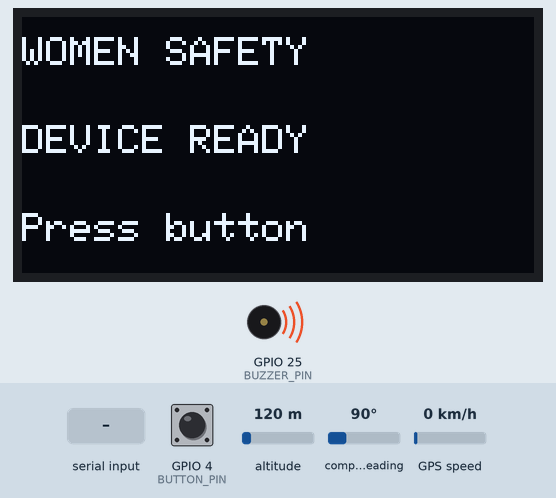
Recording of a sketch running on a simulated ESP32. On the bench: 128×64 one-colour display, buzzer (waves = sounding, pin HIGH). Inputs (shaded band) come from the test bench; at power-on: GPIO 4 (BUTTON_PIN) HIGH, altitude 120 m, compass heading 90°, GPS speed 0 km/h. The GPS gets a fix after 3 s at 37.7749, -122.4194 with 8 satellites; the modem accepts every AT command (registered, SIM ready, sends succeed) and sends nothing else; what the sketch prints to the serial monitor is not drawn.

Above: at 4.2 s.
4.3 s: GPIO 4 (BUTTON_PIN) pulled LOW for 3.2 s
At 6.9 s:
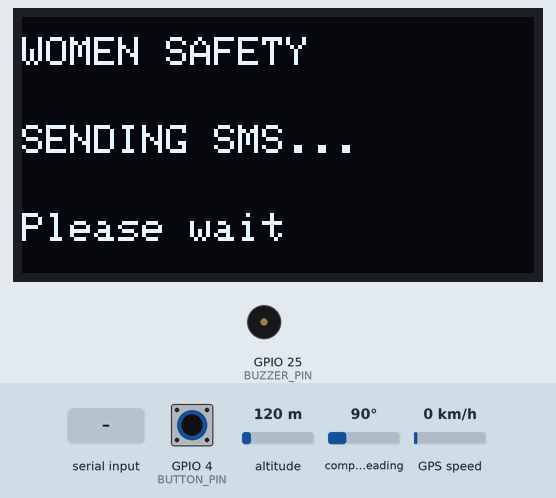
At 9.06 s:
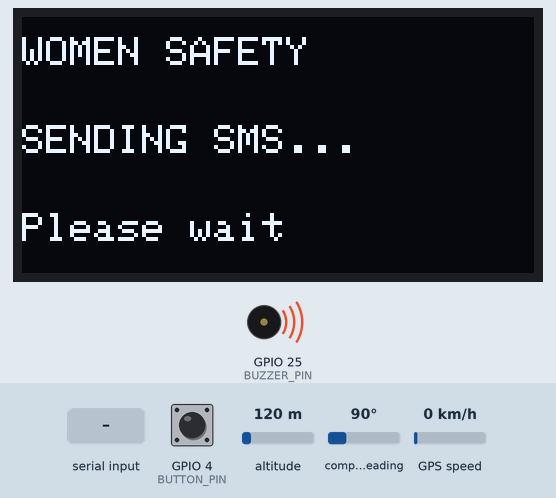
10.6 s: "CMGS" received over the second serial link
12.1 s: "1" received over the second serial link
Timing chart, 0 to 30.5 s (numbered marks = the images above; inputs shaded):
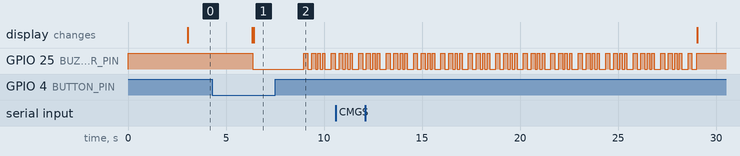

The sketch:

wristband_code.ino
```cpp
/*
  ============================================================
              WOMEN SAFETY EMERGENCY DEVICE
  ============================================================

  CONTROLLER:
  ESP32

  MODULES:
  - 0.96" I2C OLED
  - NEO-6M GPS
  - SIM900A GSM
  - Push Button
  - LOW-LEVEL TRIGGER BUZZER

  ============================================================
  PIN CONNECTIONS
  ============================================================

  OLED:
    SDA  -> GPIO 21
    SCK  -> GPIO 22
    VDD  -> 3.3V
    GND  -> GND

  GPS:
    TX -> GPIO 16 (ESP32 RX2)
    RX -> GPIO 17 (ESP32 TX2)

  GSM:
    TX -> GPIO 26 (ESP32 RX)
    RX -> GPIO 27 (ESP32 TX)

  BUZZER:
    Signal -> GPIO 25
    GND    -> GND

  PUSH BUTTON:
    One side -> GPIO 4
    Other side -> GND

  ============================================================
  BUZZER LOGIC
  ============================================================

  This buzzer is LOW-LEVEL TRIGGER.

  HIGH = BUZZER OFF
  LOW  = BUZZER ON

  ============================================================
*/

#include <Wire.h>
#include <Adafruit_GFX.h>
#include <Adafruit_SSD1306.h>
#include <TinyGPS++.h>
#include <HardwareSerial.h>


// ============================================================
// OLED
// ============================================================

#define SCREEN_WIDTH 128
#define SCREEN_HEIGHT 64

#define OLED_RESET -1
#define OLED_ADDRESS 0x3C

Adafruit_SSD1306 display(
  SCREEN_WIDTH,
  SCREEN_HEIGHT,
  &Wire,
  OLED_RESET
);


// ============================================================
// GPS
// ============================================================

HardwareSerial gpsSerial(2);

#define GPS_RX 16
#define GPS_TX 17

TinyGPSPlus gps;


// ============================================================
// GSM
// ============================================================

HardwareSerial gsmSerial(1);

#define GSM_RX 26
#define GSM_TX 27


// ============================================================
// BUTTON + BUZZER
// ============================================================

#define BUTTON_PIN 4
#define BUZZER_PIN 25


// ============================================================
// PHONE NUMBER
// ============================================================

// CHANGE THIS TO THE RELATIVE'S NUMBER
const char PHONE_NUMBER[] = "9491650525";


// ============================================================
// BUTTON SETTINGS
// ============================================================

// Button must be held for 2 seconds
const unsigned long LONG_PRESS_TIME = 2000;


// ============================================================
// BUZZER SETTINGS
// ============================================================

// LOW-LEVEL TRIGGER
// HIGH = OFF
// LOW  = ON

bool emergencyActive = false;

unsigned long buzzerTimer = 0;

int buzzerStep = 0;


// ============================================================
// BUTTON VARIABLES
// ============================================================

bool buttonPressed = false;

unsigned long buttonStartTime = 0;


// ============================================================
// OLED DISPLAY FUNCTION
// ============================================================

void showOLED(
  String line1,
  String line2,
  String line3
)
{
  display.clearDisplay();

  display.setTextColor(SSD1306_WHITE);

  display.setTextSize(1);

  display.setCursor(0, 5);
  display.println(line1);

  display.setCursor(0, 27);
  display.println(line2);

  display.setCursor(0, 49);
  display.println(line3);

  display.display();
}


// ============================================================
// EMERGENCY BUZZER PATTERN
// ============================================================
//
// Pattern:
//
// BEEP
// pause
// BEEP
// pause
// BEEP BEEP BEEP
// pause
// Repeat
//
// LOW  = ON
// HIGH = OFF
//
// ============================================================

void updateEmergencyBuzzer()
{
  // ----------------------------------------------------------
  // If emergency is NOT active
  // keep buzzer OFF
  // ----------------------------------------------------------

  if (!emergencyActive)
  {
    digitalWrite(BUZZER_PIN, HIGH);
    return;
  }


  unsigned long currentTime = millis();


  switch (buzzerStep)
  {

    // --------------------------------------------------------
    // BEEP 1
    // --------------------------------------------------------

    case 0:

      digitalWrite(BUZZER_PIN, LOW);

      if (currentTime - buzzerTimer >= 200)
      {
        digitalWrite(BUZZER_PIN, HIGH);

        buzzerTimer = currentTime;

        buzzerStep = 1;
      }

      break;


    // --------------------------------------------------------
    // PAUSE
    // --------------------------------------------------------

    case 1:

      digitalWrite(BUZZER_PIN, HIGH);

      if (currentTime - buzzerTimer >= 200)
      {
        buzzerTimer = currentTime;

        buzzerStep = 2;
      }

      break;


    // --------------------------------------------------------
    // BEEP 2
    // --------------------------------------------------------

    case 2:

      digitalWrite(BUZZER_PIN, LOW);

      if (currentTime - buzzerTimer >= 200)
      {
        digitalWrite(BUZZER_PIN, HIGH);

        buzzerTimer = currentTime;

        buzzerStep = 3;
      }

      break;


    // --------------------------------------------------------
    // PAUSE
    // --------------------------------------------------------

    case 3:

      digitalWrite(BUZZER_PIN, HIGH);

      if (currentTime - buzzerTimer >= 200)
      {
        buzzerTimer = currentTime;

        buzzerStep = 4;
      }

      break;


    // --------------------------------------------------------
    // RAPID BEEP 1
    // --------------------------------------------------------

    case 4:

      digitalWrite(BUZZER_PIN, LOW);

      if (currentTime - buzzerTimer >= 120)
      {
        digitalWrite(BUZZER_PIN, HIGH);

        buzzerTimer = currentTime;

        buzzerStep = 5;
      }

      break;


    // --------------------------------------------------------
    // RAPID PAUSE
    // --------------------------------------------------------

    case 5:

      digitalWrite(BUZZER_PIN, HIGH);

      if (currentTime - buzzerTimer >= 120)
      {
        buzzerTimer = currentTime;

        buzzerStep = 6;
      }

      break;


    // --------------------------------------------------------
    // RAPID BEEP 2
    // --------------------------------------------------------

    case 6:

      digitalWrite(BUZZER_PIN, LOW);

      if (currentTime - buzzerTimer >= 120)
      {
        digitalWrite(BUZZER_PIN, HIGH);

        buzzerTimer = currentTime;

        buzzerStep = 7;
      }

      break;


    // --------------------------------------------------------
    // RAPID PAUSE
    // --------------------------------------------------------

    case 7:

      digitalWrite(BUZZER_PIN, HIGH);

      if (currentTime - buzzerTimer >= 120)
      {
        buzzerTimer = currentTime;

        buzzerStep = 8;
      }

      break;


    // --------------------------------------------------------
    // RAPID BEEP 3
    // --------------------------------------------------------

    case 8:

      digitalWrite(BUZZER_PIN, LOW);

      if (currentTime - buzzerTimer >= 120)
      {
        digitalWrite(BUZZER_PIN, HIGH);

        buzzerTimer = currentTime;

        // Start pattern again
        buzzerStep = 0;
      }

      break;
  }
}


// ============================================================
// GET GPS LOCATION
// ============================================================

bool getGPSLocation()
{
  Serial.println();
  Serial.println("================================");
  Serial.println("      GETTING GPS LOCATION");
  Serial.println("================================");


  showOLED(
    "WOMEN SAFETY",
    "GETTING GPS...",
    "Please wait"
  );


  unsigned long startTime = millis();


  // Wait maximum 60 seconds
  while (millis() - startTime < 60000)
  {

    // --------------------------------------------------------
    // Read GPS data
    // --------------------------------------------------------

    while (gpsSerial.available())
    {
      char c = gpsSerial.read();

      gps.encode(c);
    }


    // --------------------------------------------------------
    // Keep emergency buzzer running
    // --------------------------------------------------------

    updateEmergencyBuzzer();


    // --------------------------------------------------------
    // Check GPS location
    // --------------------------------------------------------

    if (gps.location.isValid())
    {
      Serial.println();
      Serial.println("GPS LOCATION FOUND!");

      Serial.print("Latitude : ");
      Serial.println(
        gps.location.lat(),
        6
      );

      Serial.print("Longitude: ");
      Serial.println(
        gps.location.lng(),
        6
      );

      return true;
    }


    delay(5);
  }


  Serial.println();
  Serial.println("GPS LOCATION NOT FOUND!");

  return false;
}


// ============================================================
// SEND EMERGENCY SMS
// ============================================================

bool sendEmergencySMS()
{
  Serial.println();
  Serial.println("================================");
  Serial.println("       SENDING EMERGENCY SMS");
  Serial.println("================================");


  showOLED(
    "WOMEN SAFETY",
    "SENDING SMS...",
    "Please wait"
  );


  // ----------------------------------------------------------
  // Set SMS text mode
  // ----------------------------------------------------------

  gsmSerial.println("AT+CMGF=1");

  delay(1000);


  // Clear old GSM responses
  while (gsmSerial.available())
  {
    gsmSerial.read();
  }


  // ----------------------------------------------------------
  // Start SMS
  // ----------------------------------------------------------

  gsmSerial.print("AT+CMGS=\"");

  gsmSerial.print(PHONE_NUMBER);

  gsmSerial.println("\"");


  delay(1500);


  // ----------------------------------------------------------
  // Create emergency message
  // ----------------------------------------------------------

  String message =
    "EMERGENCY ALERT!\n"
    "Women Safety Device has been activated.\n\n"
    "Location:\n"
    "https://maps.google.com/?q=";


  message += String(
    gps.location.lat(),
    6
  );


  message += ",";


  message += String(
    gps.location.lng(),
    6
  );


  // ----------------------------------------------------------
  // Send message
  // ----------------------------------------------------------

  gsmSerial.print(message);


  // CTRL + Z
  gsmSerial.write(26);


  Serial.println();
  Serial.println("SMS submitted.");
  Serial.println("Waiting for GSM response...");


  // ----------------------------------------------------------
  // Wait for response
  // ----------------------------------------------------------

  unsigned long startTime = millis();

  String response = "";


  while (millis() - startTime < 20000)
  {

    while (gsmSerial.available())
    {
      char c = gsmSerial.read();

      Serial.write(c);

      response += c;
    }


    // Keep emergency buzzer active
    updateEmergencyBuzzer();
  }


  Serial.println();


  // ----------------------------------------------------------
  // Check SMS result
  // ----------------------------------------------------------

  if (
    response.indexOf("OK") >= 0 ||
    response.indexOf("CMGS") >= 0
  )
  {
    Serial.println("SMS SENT SUCCESSFULLY!");

    return true;
  }


  Serial.println("SMS SEND FAILED!");

  return false;
}


// ============================================================
// SETUP
// ============================================================

void setup()
{
  Serial.begin(115200);


  // ==========================================================
  // BUZZER INITIALIZATION
  // ==========================================================
  //
  // IMPORTANT:
  // This buzzer is LOW-LEVEL TRIGGER.
  //
  // HIGH = OFF
  // LOW  = ON
  //
  // Set HIGH BEFORE making the pin OUTPUT.
  // ==========================================================

  digitalWrite(
    BUZZER_PIN,
    HIGH
  );

  pinMode(
    BUZZER_PIN,
    OUTPUT
  );

  digitalWrite(
    BUZZER_PIN,
    HIGH
  );


  // ==========================================================
  // BUTTON
  // ==========================================================

  pinMode(
    BUTTON_PIN,
    INPUT_PULLUP
  );


  // ==========================================================
  // I2C
  // ==========================================================

  Wire.begin(
    21,
    22
  );


  // ==========================================================
  // OLED
  // ==========================================================

  if (
    !display.begin(
      SSD1306_SWITCHCAPVCC,
      OLED_ADDRESS
    )
  )
  {
    Serial.println("OLED NOT FOUND!");

    while (true)
    {
      // Keep buzzer OFF if OLED fails
      digitalWrite(
        BUZZER_PIN,
        HIGH
      );

      delay(1000);
    }
  }


  // ==========================================================
  // GPS
  // ==========================================================

  gpsSerial.begin(
    9600,
    SERIAL_8N1,
    GPS_RX,
    GPS_TX
  );


  // ==========================================================
  // GSM
  // ==========================================================

  gsmSerial.begin(
    9600,
    SERIAL_8N1,
    GSM_RX,
    GSM_TX
  );


  delay(3000);


  // ==========================================================
  // FINAL BUZZER SAFETY
  // ==========================================================

  digitalWrite(
    BUZZER_PIN,
    HIGH
  );


  // ==========================================================
  // STARTUP OLED
  // ==========================================================

  showOLED(
    "WOMEN SAFETY",
    "DEVICE READY",
    "Press button"
  );


  Serial.println();
  Serial.println("================================");
  Serial.println("     WOMEN SAFETY DEVICE");
  Serial.println("           READY");
  Serial.println("================================");
  Serial.println();

  Serial.println(
    "Buzzer: OFF"
  );

  Serial.println(
    "Hold button for 2 seconds."
  );
}


// ============================================================
// LOOP
// ============================================================

void loop()
{
  // ==========================================================
  // CONTINUOUS GPS READING
  // ==========================================================

  while (gpsSerial.available())
  {
    char c = gpsSerial.read();

    gps.encode(c);
  }


  // ==========================================================
  // UPDATE BUZZER
  // ==========================================================

  updateEmergencyBuzzer();


  // ==========================================================
  // READ BUTTON
  // ==========================================================

  bool pressed =
    (digitalRead(BUTTON_PIN) == LOW);


  // ==========================================================
  // BUTTON JUST PRESSED
  // ==========================================================

  if (
    pressed &&
    !buttonPressed
  )
  {
    buttonPressed = true;

    buttonStartTime = millis();

    Serial.println();
    Serial.println("Button pressed...");
  }


  // ==========================================================
  // BUTTON IS BEING HELD
  // ==========================================================

  if (
    pressed &&
    buttonPressed &&
    !emergencyActive
  )
  {
    unsigned long holdTime =
      millis() - buttonStartTime;


    // ========================================================
    // LONG PRESS DETECTED
    // ========================================================

    if (
      holdTime >= LONG_PRESS_TIME
    )
    {
      emergencyActive = true;


      Serial.println();
      Serial.println("********************************");
      Serial.println("     EMERGENCY ACTIVATED!");
      Serial.println("********************************");


      // ------------------------------------------------------
      // OLED
      // ------------------------------------------------------

      showOLED(
        "WOMEN SAFETY",
        "DEVICE",
        "ACTIVATED!"
      );


      // ------------------------------------------------------
      // START BUZZER PATTERN
      // ------------------------------------------------------

      buzzerStep = 0;

      buzzerTimer = millis();


      // ------------------------------------------------------
      // GET GPS
      // ------------------------------------------------------

      bool gpsSuccess =
        getGPSLocation();


      // ------------------------------------------------------
      // SEND SMS
      // ------------------------------------------------------

      if (gpsSuccess)
      {
        bool smsSuccess =
          sendEmergencySMS();


        if (smsSuccess)
        {
          showOLED(
            "EMERGENCY",
            "SMS SENT",
            "LOCATION SHARED"
          );
        }
        else
        {
          showOLED(
            "SMS FAILED",
            "CHECK GSM",
            "CONNECTION"
          );
        }
      }
      else
      {
        showOLED(
          "GPS ERROR",
          "LOCATION",
          "NOT FOUND"
        );
      }
    }
  }


  // ==========================================================
  // BUTTON RELEASED
  // ==========================================================

  if (
    !pressed &&
    buttonPressed
  )
  {
    buttonPressed = false;


    Serial.println();
    Serial.println("Button released.");


    // --------------------------------------------------------
    // STOP EMERGENCY
    // --------------------------------------------------------

    emergencyActive = false;


    // --------------------------------------------------------
    // BUZZER OFF
    // --------------------------------------------------------

    digitalWrite(
      BUZZER_PIN,
      HIGH
    );


    // --------------------------------------------------------
    // RETURN TO READY SCREEN
    // --------------------------------------------------------

    showOLED(
      "WOMEN SAFETY",
      "DEVICE READY",
      "Press button"
    );
  }


  delay(10);
}
```

Measured:
- after the input at 4.3 s, GPIO 25 (BUZZER_PIN): HIGH → LOW after 2.1 s, → HIGH 2.6 s later, → LOW 0.20 s later, → HIGH 0.20 s later, … (11 changes in this stretch); the display: first changes after 2.0 s (image 1 shows a later state)
